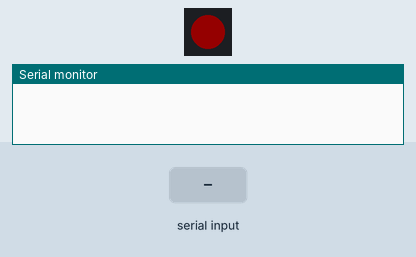
The sketch below on a simulated ESP32. Parts: 1 RGB LEDs in strip order, left to right, the last lines printed to the serial monitor. Inputs (shaded band) come from the test bench. Dim RGB values are drawn brighter than linear.

Above: at 0.8 s.
0.9 s: "{ 'wifi': 1 }" received over Serial
At 1.5 s:
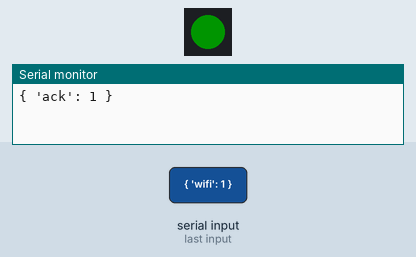
Timing chart, 0 to 3.9 s (numbered marks = the images above; inputs shaded):
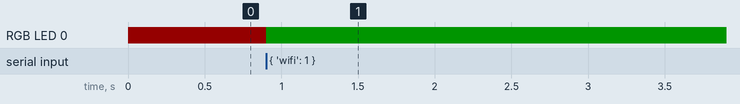

The sketch:

arduino_line.ino
```cpp
// (licence header left out)
// Subject: Sistemas Empotrados y de Tiempo Real
// Universidad Rey Juan Carlos, Spain

#include "FastLED.h"

#define RXD2 33
#define TXD2 4

#define PIN_RBGLED 4
#define NUM_LEDS 1

CRGB leds[NUM_LEDS];
int ACK_COUNTER = 1;

uint32_t Color(uint8_t r, uint8_t g, uint8_t b)
{
  return (((uint32_t)r << 16) | ((uint32_t)g << 8) | b);
}

void ackWiFi() {
  String recvBuff;
  while(1) {
    if (Serial.available()) {
      char c = Serial.read();
      recvBuff += c;

      if (c == '}')  {
        if (recvBuff == "{ 'wifi': 1 }") {
          FastLED.showColor(Color(0, 255, 0));

          // Send an ACK to the ESP32
          Serial.print("{ 'ack': " + String(ACK_COUNTER) + " }");
          ACK_COUNTER++;
          break;
        }
        recvBuff = "";
      }
    }
  }
}

void ackMQTT() {
  String recvBuff;
  while(1) {
    if (Serial.available()) {
      char c = Serial.read();
      recvBuff += c;

      if (c == '}')  {
        if (recvBuff == "{ 'mqtt': 1 }") {
          FastLED.showColor(Color(0, 255, 0));

          // Send an ACK to the ESP32
          Serial.print("{ 'ack': " + String(ACK_COUNTER) + " }");
          ACK_COUNTER++;
          break;
        }
        recvBuff = "";
      }
    }
  }
}

void setup() {

  Serial.begin(9600);

  FastLED.addLeds<NEOPIXEL, PIN_RBGLED>(leds, NUM_LEDS);
  FastLED.setBrightness(20);

  // Set Red Color to LED
  FastLED.showColor(Color(255, 0, 0));
  ackWiFi();
  ackMQTT();
}

void loop () {
  // Serial.println("ARDUINO LOOP");
}
```

Measured:
- after the input at 0.9 s, RGB LED 0: RGB(20, 0, 0) → RGB(0, 20, 0) at once
